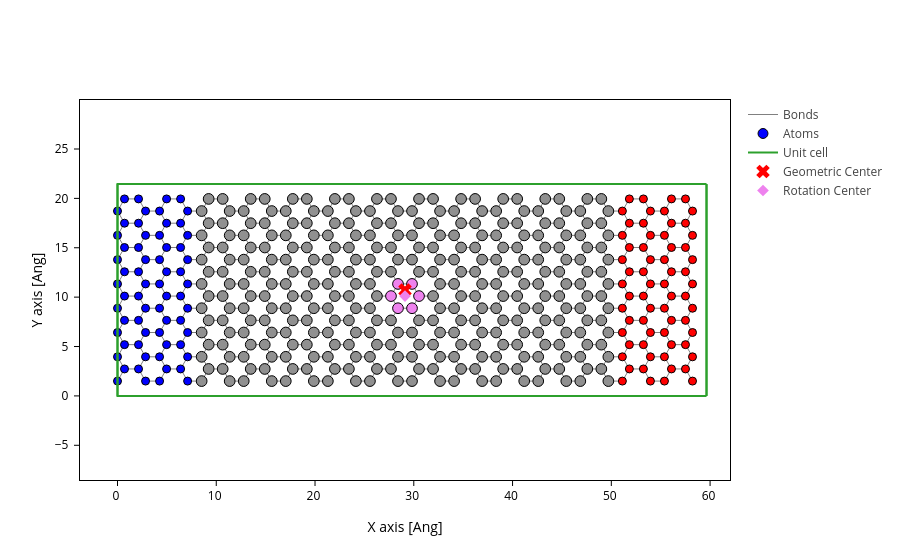

Notebook code for this chart:
### Code cell
# builder
electrode = build_electrode(width=WIDTH, length=LENGTH)
ribbon = build_nanoribbon(electrode=electrode, center_size=CENTER_SIZE)
device_ribbon, lr_idx_ribbon = build_reduced_device(ribbon, electrode, repeat=1)

atoms_style = mark_electrode(lr_idx_ribbon)
plot_with_center(device_ribbon, atoms_style=atoms_style)

### Figure 1 — Plotly figure (JSON) as saved in the notebook; plotly's stock layout.template omitted (floating-point values rounded to 4 significant figures; data arrays with more than 128 entries replaced by an {"elided": "..."} marker saying what was removed)
{"data": [{"line": {"color": "gray", "width": 1}, "meta": {}, "mode": "lines", "name": "Bonds", "opacity": 1, "type": "scatter", "x": {"elided": "13356 float values"}, "y": {"elided": "13356 float values"}}, {"marker": {"color": {"elided": "448 str values"}, "line": {"color": "black", "width": 1}, "opacity": 1, "size": {"elided": "448 float values"}}, "meta": {}, "mode": "markers", "name": "Atoms", "opacity": 1, "type": "scatter", "x": {"elided": "448 float values"}, "y": {"elided": "448 float values"}}, {"meta": {}, "mode": "lines", "name": "Unit cell", "type": "scatter", "x": [0.0, 0.0, 59.64, 59.64, 0.0, 0.0, NaN, 0.0, 0.0, 0.0, 59.64, 59.64, 0.0, NaN, 59.64, 59.64, NaN, 59.64, 59.64], "y": [0.0, 21.45, 21.45, 21.45, 21.45, 21.45, NaN, 21.45, 0.0, 0.0, 0.0, 0.0, 0.0, NaN, 21.45, 0.0, NaN, 21.45, 0.0]}, {"marker": {"color": "red", "size": 12, "symbol": "x"}, "mode": "markers", "name": "Geometric Center", "type": "scatter", "x": [29.11], "y": [10.72]}, {"marker": {"color": "violet", "size": 9, "symbol": "diamond"}, "mode": "markers", "name": "Rotation Center", "type": "scatter", "x": [29.11], "y": [10.11]}], "layout": {"scene": {"aspectmode": "data", "xaxis": {"title": {"text": "X axis [Ang]"}}, "yaxis": {"title": {"text": "Y axis [Ang]"}}}, "xaxis": {"scaleanchor": "y", "scaleratio": 1, "title": {"text": "X axis [Ang]"}}, "yaxis": {"title": {"text": "Y axis [Ang]"}}}}
